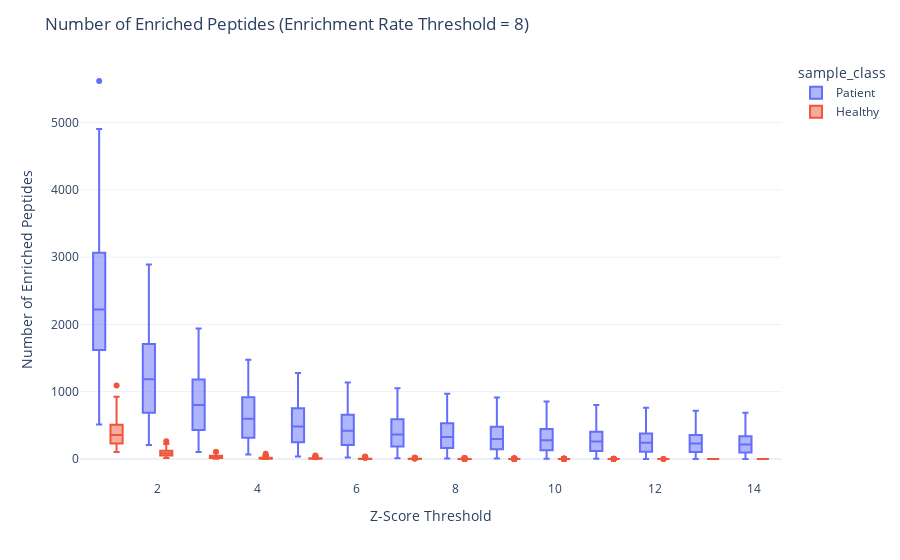

The notebook cell saved with this chart:
### Markdown cell above
## Plot Healthy vs Patient Enrichment Sizes

### Code cell
def plot_box(frame):
    fig = px.box(
        frame, x = "z_min", y = "enriched_size",
        color = "sample_class"
    )
    
    fig.update_yaxes(title_text = "Number of Enriched Peptides")
    fig.update_xaxes(title_text = "Z-Score Threshold")
    fig.update_layout(title_text = "Number of Enriched Peptides (Enrichment Rate Threshold = 8)")
    return fig
    
    

fig_box = plot_box(sample_peptide_sizes)
fig_box.write_html(os.path.join(fig_dir, "varying_zscore_box.html"))
fig_box

### Figure 1 — Plotly figure (JSON) as saved in the notebook; plotly's stock layout.template omitted (floating-point values rounded to 4 significant figures; data arrays with more than 128 entries replaced by an {"elided": "..."} marker saying what was removed)
{"data": [{"alignmentgroup": "True", "hovertemplate": "sample_class=Patient<br>z_min=%{x}<br>enriched_size=%{y}<extra></extra>", "legendgroup": "Patient", "marker": {"color": "#636efa"}, "name": "Patient", "notched": false, "offsetgroup": "Patient", "orientation": "v", "showlegend": true, "type": "box", "x": {"elided": "2814 int values"}, "x0": " ", "xaxis": "x", "y": {"elided": "2814 int values"}, "y0": " ", "yaxis": "y"}, {"alignmentgroup": "True", "hovertemplate": "sample_class=Healthy<br>z_min=%{x}<br>enriched_size=%{y}<extra></extra>", "legendgroup": "Healthy", "marker": {"color": "#EF553B"}, "name": "Healthy", "notched": false, "offsetgroup": "Healthy", "orientation": "v", "showlegend": true, "type": "box", "x": {"elided": "1204 int values"}, "x0": " ", "xaxis": "x", "y": {"elided": "1204 int values"}, "y0": " ", "yaxis": "y"}], "layout": {"boxmode": "group", "legend": {"title": {"text": "sample_class"}, "tracegroupgap": 0}, "margin": {"t": 60}, "title": {"text": "Number of Enriched Peptides (Enrichment Rate Threshold = 8)"}, "xaxis": {"anchor": "y", "domain": [0, 1], "title": {"text": "Z-Score Threshold"}}, "yaxis": {"anchor": "x", "domain": [0, 1], "title": {"text": "Number of Enriched Peptides"}}}}
